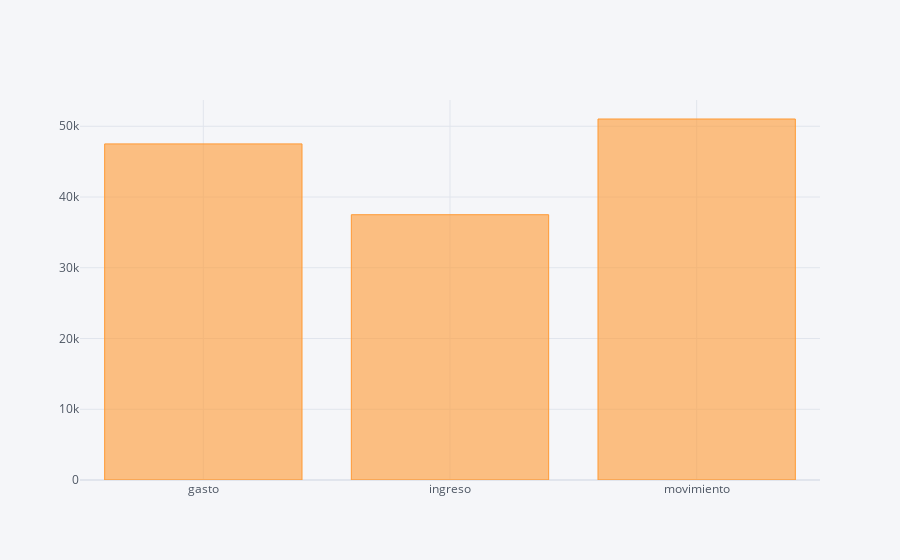

This figure's notebook cell:
### Code cell
df_3.iplot(kind='bar',x='tipo',y='cantidad')

### Figure 1 — Plotly figure (JSON) as saved in the notebook; plotly's stock layout.template omitted (floating-point values rounded to 4 significant figures)
{"data": [{"marker": {"color": "rgba(255, 153, 51, 0.6)", "line": {"color": "rgba(255, 153, 51, 1.0)", "width": 1}}, "name": "cantidad", "orientation": "v", "text": "", "type": "bar", "x": ["gasto", "ingreso", "movimiento"], "y": [47510.0, 37500.0, 51030.0]}], "layout": {"legend": {"bgcolor": "#F5F6F9", "font": {"color": "#4D5663"}}, "paper_bgcolor": "#F5F6F9", "plot_bgcolor": "#F5F6F9", "title": {"font": {"color": "#4D5663"}}, "xaxis": {"gridcolor": "#E1E5ED", "showgrid": true, "tickfont": {"color": "#4D5663"}, "title": {"font": {"color": "#4D5663"}, "text": ""}, "zerolinecolor": "#E1E5ED"}, "yaxis": {"gridcolor": "#E1E5ED", "showgrid": true, "tickfont": {"color": "#4D5663"}, "title": {"font": {"color": "#4D5663"}, "text": ""}, "zerolinecolor": "#E1E5ED"}}}
